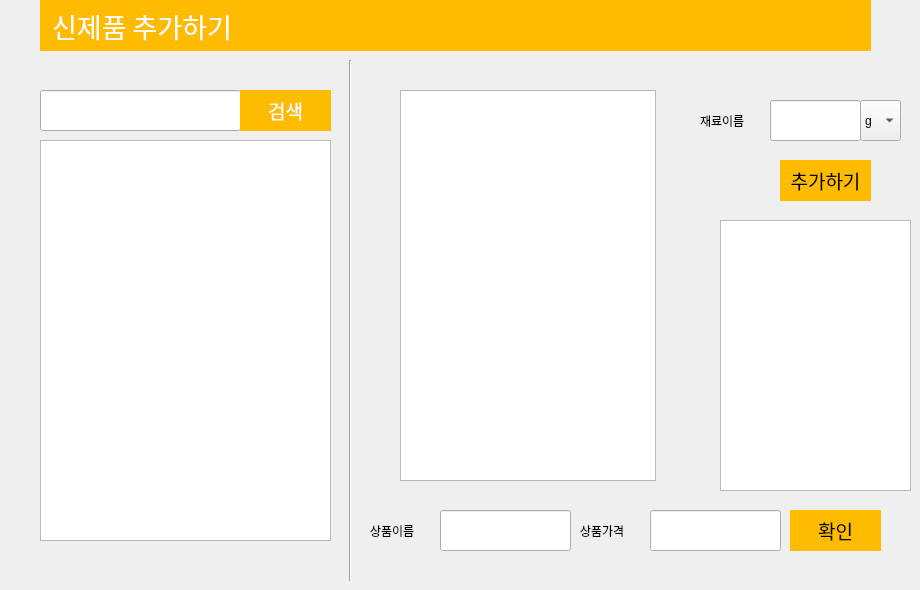
   <widget class="QWidget" name="page_10">
    <widget class="QLabel" name="label_42">
     <property name="geometry">
      <rect>
       <x>40</x>
       <y>0</y>
       <width>831</width>
       <height>51</height>
      </rect>
     </property>
     <property name="font">
      <font>
       <family>경기천년바탕 Bold</family>
       <pointsize>20</pointsize>
      </font>
     </property>
     <property name="styleSheet">
      <string notr="true">background-color:rgb(255,187,0);
color:white;
</string>
     </property>
     <property name="text">
      <string>  신제품 추가하기</string>
     </property>
    </widget>
    <widget class="QTableWidget" name="ingredient_list">
     <property name="geometry">
      <rect>
       <x>40</x>
       <y>140</y>
       <width>291</width>
       <height>401</height>
      </rect>
     </property>
    </widget>
    <widget class="QLineEdit" name="food_name">
     <property name="geometry">
      <rect>
       <x>40</x>
       <y>90</y>
       <width>201</width>
       <height>41</height>
      </rect>
     </property>
    </widget>
    <widget class="QPushButton" name="food_search">
     <property name="geometry">
      <rect>
       <x>240</x>
       <y>90</y>
       <width>91</width>
       <height>41</height>
      </rect>
     </property>
     <property name="font">
      <font>
       <family>경기천년바탕 Bold</family>
       <pointsize>14</pointsize>
      </font>
     </property>
     <property name="styleSheet">
      <string notr="true">background-color:rgb(255,187,0);
color:white;
border-style: solid;

</string>
     </property>
     <property name="text">
      <string>검색</string>
     </property>
    </widget>
    <widget class="QPushButton" name="add_btn">
     <property name="geometry">
      <rect>
       <x>780</x>
       <y>160</y>
       <width>91</width>
       <height>41</height>
      </rect>
     </property>
     <property name="font">
      <font>
       <family>경기천년바탕 Bold</family>
       <pointsize>14</pointsize>
      </font>
     </property>
     <property name="styleSheet">
      <string notr="true">background-color:rgb(255,187,0);

border-style: solid;

</string>
     </property>
     <property name="text">
      <string>추가하기</string>
     </property>
    </widget>
    <widget class="QLineEdit" name="ingredient_name">
     <property name="geometry">
      <rect>
       <x>770</x>
       <y>100</y>
       <width>91</width>
       <height>41</height>
      </rect>
     </property>
    </widget>
    <widget class="QComboBox" name="unit_box">
     <property name="geometry">
      <rect>
       <x>860</x>
       <y>100</y>
       <width>41</width>
       <height>41</height>
      </rect>
     </property>
     <item>
      <property name="text">
       <string>g</string>
      </property>
     </item>
     <item>
      <property name="text">
       <string>개</string>
      </property>
     </item>
     <item>
      <property name="text">
       <string>장</string>
      </property>
     </item>
    </widget>
    <widget class="QLineEdit" name="new_name">
     <property name="geometry">
      <rect>
       <x>440</x>
       <y>510</y>
       <width>131</width>
       <height>41</height>
      </rect>
     </property>
    </widget>
    <widget class="QLabel" name="label_10">
     <property name="geometry">
      <rect>
       <x>370</x>
       <y>510</y>
       <width>71</width>
       <height>41</height>
      </rect>
     </property>
     <property name="text">
      <string>상품이름</string>
     </property>
    </widget>
    <widget class="QLabel" name="label_11">
     <property name="geometry">
      <rect>
       <x>580</x>
       <y>510</y>
       <width>71</width>
       <height>41</height>
      </rect>
     </property>
     <property name="text">
      <string>상품가격</string>
     </property>
    </widget>
    <widget class="QLineEdit" name="price">
     <property name="geometry">
      <rect>
       <x>650</x>
       <y>510</y>
       <width>131</width>
       <height>41</height>
      </rect>
     </property>
    </widget>
    <widget class="Line" name="line">
     <property name="geometry">
      <rect>
       <x>340</x>
       <y>60</y>
       <width>20</width>
       <height>521</height>
      </rect>
     </property>
     <property name="orientation">
      <enum>Qt::Vertical</enum>
     </property>
    </widget>
    <widget class="QLabel" name="label_14">
     <property name="geometry">
      <rect>
       <x>700</x>
       <y>110</y>
       <width>61</width>
       <height>21</height>
      </rect>
     </property>
     <property name="text">
      <string>재료이름</string>
     </property>
    </widget>
    <widget class="QTableWidget" name="newrecipe">
     <property name="geometry">
      <rect>
       <x>720</x>
       <y>220</y>
       <width>191</width>
       <height>271</height>
      </rect>
     </property>
    </widget>
    <widget class="QPushButton" name="confirm_btn">
     <property name="geometry">
      <rect>
       <x>790</x>
       <y>510</y>
       <width>91</width>
       <height>41</height>
      </rect>
     </property>
     <property name="font">
      <font>
       <family>경기천년바탕 Bold</family>
       <pointsize>14</pointsize>
      </font>
     </property>
     <property name="styleSheet">
      <string notr="true">background-color:rgb(255,187,0);

border-style: solid;

</string>
     </property>
     <property name="text">
      <string>확인</string>
     </property>
    </widget>
    <widget class="QTableWidget" name="ingredient">
     <property name="geometry">
      <rect>
       <x>400</x>
       <y>90</y>
       <width>256</width>
       <height>391</height>
      </rect>
     </property>
    </widget>
   </widget>
